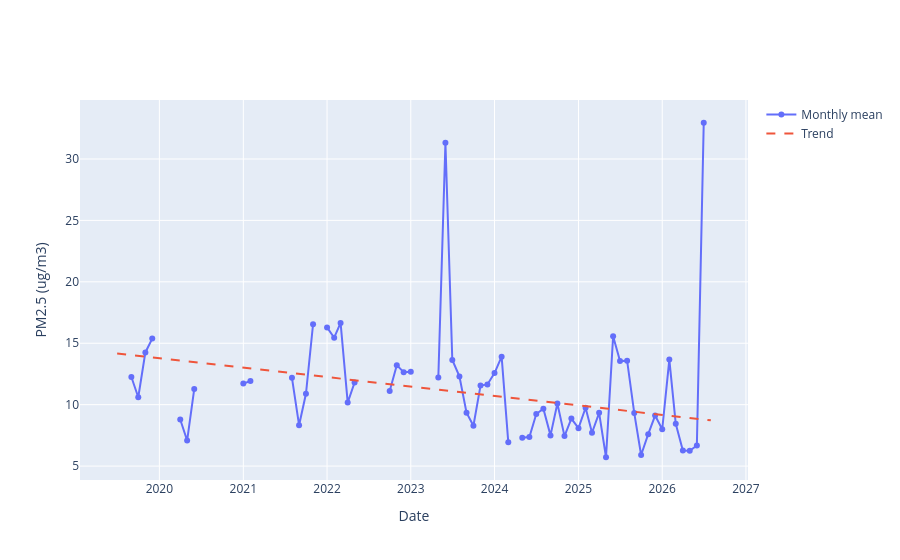

Notebook code for this chart:
### Markdown cell above
We can also plot the monthly mean data and trend line for the site to inspect it, this time for PM2.5.

### Code cell
# plot the site monthly mean and trend
site_data = data['site_monthly']
site_data = site_data[(site_data['site_name'] == site) & (site_data['parameter'] == "pm25")]
fig = go.Figure([
    go.Scatter(x = site_data.index, y = site_data["value"], mode = "lines+markers", name = "Monthly mean"),
    go.Scatter(x = site_data.index, y = site_data["trend_line"], mode = "lines", line = dict(dash = "dash"), name = "Trend")
])
fig.update_layout(xaxis_title = "Date", yaxis_title = "PM2.5 (ug/m3)")
fig.show()
